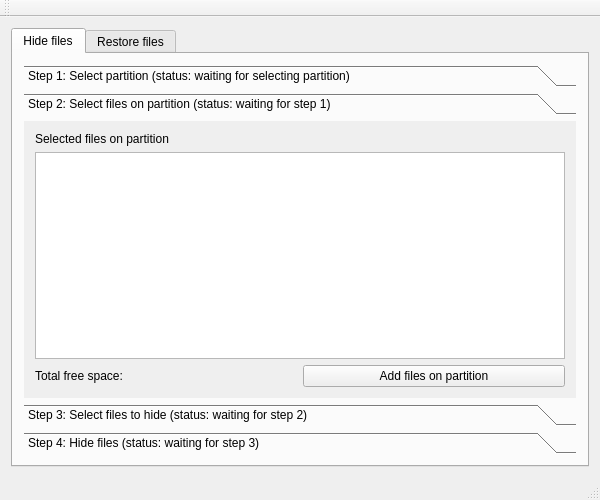
<?xml version="1.0" encoding="UTF-8"?>
<ui version="4.0">
 <class>MainWindow</class>
 <widget class="QMainWindow" name="MainWindow">
  <property name="geometry">
   <rect>
    <x>0</x>
    <y>0</y>
    <width>600</width>
    <height>500</height>
   </rect>
  </property>
  <property name="windowTitle">
   <string>Hide Me Fatty</string>
  </property>
  <widget class="QWidget" name="centralWidget">
   <layout class="QVBoxLayout" name="verticalLayout">
    <item>
     <widget class="QTabWidget" name="tabWidget">
      <property name="tabShape">
       <enum>QTabWidget::Rounded</enum>
      </property>
      <property name="currentIndex">
       <number>0</number>
      </property>
      <property name="iconSize">
       <size>
        <width>16</width>
        <height>16</height>
       </size>
      </property>
      <property name="elideMode">
       <enum>Qt::ElideMiddle</enum>
      </property>
      <property name="tabsClosable">
       <bool>false</bool>
      </property>
      <property name="tabBarAutoHide">
       <bool>false</bool>
      </property>
      <widget class="QWidget" name="tab_3">
       <attribute name="title">
        <string>Hide files</string>
       </attribute>
       <layout class="QGridLayout" name="gridLayout_2">
        <item row="0" column="0">
         <widget class="QToolBox" name="toolBox">
          <property name="currentIndex">
           <number>1</number>
          </property>
          <widget class="QWidget" name="hidingStep1">
           <property name="geometry">
            <rect>
             <x>0</x>
             <y>0</y>
             <width>558</width>
             <height>277</height>
            </rect>
           </property>
           <attribute name="label">
            <string>Step 1: Select partition (status: waiting for selecting partition)</string>
           </attribute>
           <widget class="QSplitter" name="splitter">
            <property name="geometry">
             <rect>
              <x>10</x>
              <y>0</y>
              <width>123</width>
              <height>41</height>
             </rect>
            </property>
            <property name="orientation">
             <enum>Qt::Vertical</enum>
            </property>
            <widget class="QLabel" name="label_4">
             <property name="text">
              <string>Select partition to hide on</string>
             </property>
            </widget>
            <widget class="QComboBox" name="partitionsComboBox">
             <item>
              <property name="text">
               <string>----------</string>
              </property>
             </item>
            </widget>
           </widget>
          </widget>
          <widget class="QWidget" name="hidingStep2">
           <property name="geometry">
            <rect>
             <x>0</x>
             <y>0</y>
             <width>558</width>
             <height>277</height>
            </rect>
           </property>
           <attribute name="label">
            <string>Step 2: Select files on partition (status: waiting for step 1)</string>
           </attribute>
           <layout class="QGridLayout" name="gridLayout_5">
            <item row="2" column="0">
             <widget class="QLabel" name="label_2">
              <property name="text">
               <string>Selected files on partition</string>
              </property>
             </widget>
            </item>
            <item row="4" column="0">
             <widget class="QLabel" name="label">
              <property name="text">
               <string>Total free space:</string>
              </property>
             </widget>
            </item>
            <item row="4" column="1">
             <widget class="QPushButton" name="addFilesOnPartitionButton">
              <property name="text">
               <string>Add files on partition</string>
              </property>
             </widget>
            </item>
            <item row="3" column="0" colspan="2">
             <widget class="QTableView" name="tableViewHidFileOnPartition">
              <property name="showGrid">
               <bool>false</bool>
              </property>
             </widget>
            </item>
           </layout>
          </widget>
          <widget class="QWidget" name="hidingStep3">
           <property name="geometry">
            <rect>
             <x>0</x>
             <y>0</y>
             <width>558</width>
             <height>277</height>
            </rect>
           </property>
           <attribute name="label">
            <string>Step 3: Select files to hide (status: waiting for step 2)</string>
           </attribute>
           <layout class="QGridLayout" name="gridLayout">
            <item row="0" column="0">
             <widget class="QLabel" name="label_3">
              <property name="text">
               <string>Selected files to hide</string>
              </property>
             </widget>
            </item>
            <item row="1" column="0" colspan="2">
             <widget class="QTableView" name="tableViewHideFilesToHide">
              <property name="showGrid">
               <bool>false</bool>
              </property>
             </widget>
            </item>
            <item row="2" column="0">
             <widget class="QLabel" name="label_5">
              <property name="text">
               <string>Total size to hide: </string>
              </property>
             </widget>
            </item>
            <item row="2" column="1">
             <widget class="QPushButton" name="pushButton_2">
              <property name="text">
               <string>Add files to hide</string>
              </property>
             </widget>
            </item>
           </layout>
          </widget>
          <widget class="QWidget" name="hidingStep4">
           <property name="geometry">
            <rect>
             <x>0</x>
             <y>0</y>
             <width>558</width>
             <height>277</height>
            </rect>
           </property>
           <attribute name="label">
            <string>Step 4: Hide files (status: waiting for step 3)</string>
           </attribute>
           <layout class="QVBoxLayout" name="verticalLayout_2">
            <item>
             <widget class="QPushButton" name="pushButton_3">
              <property name="text">
               <string>Start hiding files</string>
              </property>
             </widget>
            </item>
            <item>
             <widget class="QProgressBar" name="progressBar">
              <property name="value">
               <number>0</number>
              </property>
             </widget>
            </item>
            <item>
             <widget class="QListView" name="listView"/>
            </item>
           </layout>
          </widget>
         </widget>
        </item>
       </layout>
      </widget>
      <widget class="QWidget" name="tab_4">
       <attribute name="title">
        <string>Restore files</string>
       </attribute>
       <layout class="QGridLayout" name="gridLayout_3">
        <item row="0" column="0">
         <widget class="QToolBox" name="toolBox_2">
          <property name="currentIndex">
           <number>3</number>
          </property>
          <widget class="QWidget" name="restoringStep1">
           <property name="geometry">
            <rect>
             <x>0</x>
             <y>0</y>
             <width>98</width>
             <height>28</height>
            </rect>
           </property>
           <attribute name="label">
            <string>Step 1: Select partition</string>
           </attribute>
          </widget>
          <widget class="QWidget" name="restoringStep2">
           <property name="geometry">
            <rect>
             <x>0</x>
             <y>0</y>
             <width>558</width>
             <height>277</height>
            </rect>
           </property>
           <attribute name="label">
            <string>Step 2: Select files on partition</string>
           </attribute>
          </widget>
          <widget class="QWidget" name="restoringStep3">
           <property name="geometry">
            <rect>
             <x>0</x>
             <y>0</y>
             <width>558</width>
             <height>277</height>
            </rect>
           </property>
           <attribute name="label">
            <string>Step 3: Select path to store</string>
           </attribute>
          </widget>
          <widget class="QWidget" name="restoringStep4">
           <property name="geometry">
            <rect>
             <x>0</x>
             <y>0</y>
             <width>558</width>
             <height>277</height>
            </rect>
           </property>
           <attribute name="label">
            <string>Step 4: Restore files</string>
           </attribute>
          </widget>
         </widget>
        </item>
       </layout>
      </widget>
     </widget>
    </item>
   </layout>
  </widget>
  <widget class="QMenuBar" name="menuBar">
   <property name="geometry">
    <rect>
     <x>0</x>
     <y>0</y>
     <width>600</width>
     <height>21</height>
    </rect>
   </property>
  </widget>
  <widget class="QToolBar" name="mainToolBar">
   <attribute name="toolBarArea">
    <enum>TopToolBarArea</enum>
   </attribute>
   <attribute name="toolBarBreak">
    <bool>false</bool>
   </attribute>
  </widget>
  <widget class="QStatusBar" name="statusBar"/>
 </widget>
 <layoutdefault spacing="6" margin="11"/>
 <resources/>
 <connections/>
</ui>
